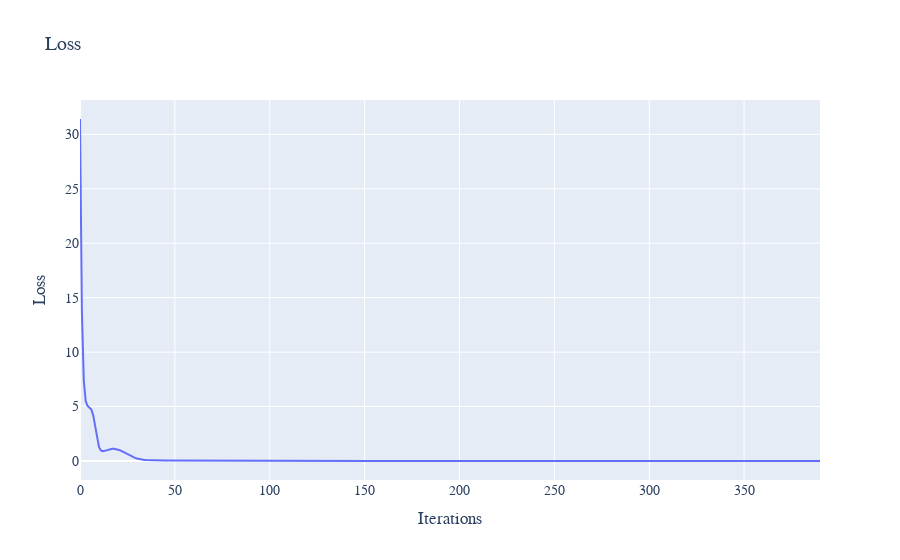

This figure's notebook cell:
### Code cell
eq = OPINION()
model = HEAT_MODEL_CONFIG = {
    "hidden_dim": 64,
    "learning_rate": 5e-3,
    "loss_weights": (2, 1),
    "sampling_method": "uniform",
    "lr_decay": 0.98,
    "network_type": "FF",
    "optimiser": "Adam",
    "method": "Galerkin"
}
solver = DeepPDESolver(model, eq)
losses = list(solver.train(400))
plot_losses(losses)

### Figure 1 — Plotly figure (JSON) as saved in the notebook; plotly's stock layout.template omitted (floating-point values rounded to 4 significant figures; data arrays with more than 128 entries replaced by an {"elided": "..."} marker saying what was removed)
{"data": [{"mode": "lines", "name": "Error at x=0.1", "type": "scatter", "x": {"elided": "391 int values"}, "xaxis": "x", "y": {"elided": "391 float values"}, "yaxis": "y"}], "layout": {"font": {"family": "Courier New, monospace", "size": 14}, "title": {"text": "Loss"}, "xaxis": {"anchor": "y", "domain": [0, 1], "title": {"text": "Iterations"}}, "yaxis": {"anchor": "x", "domain": [0, 1], "title": {"text": "Loss"}}}}
